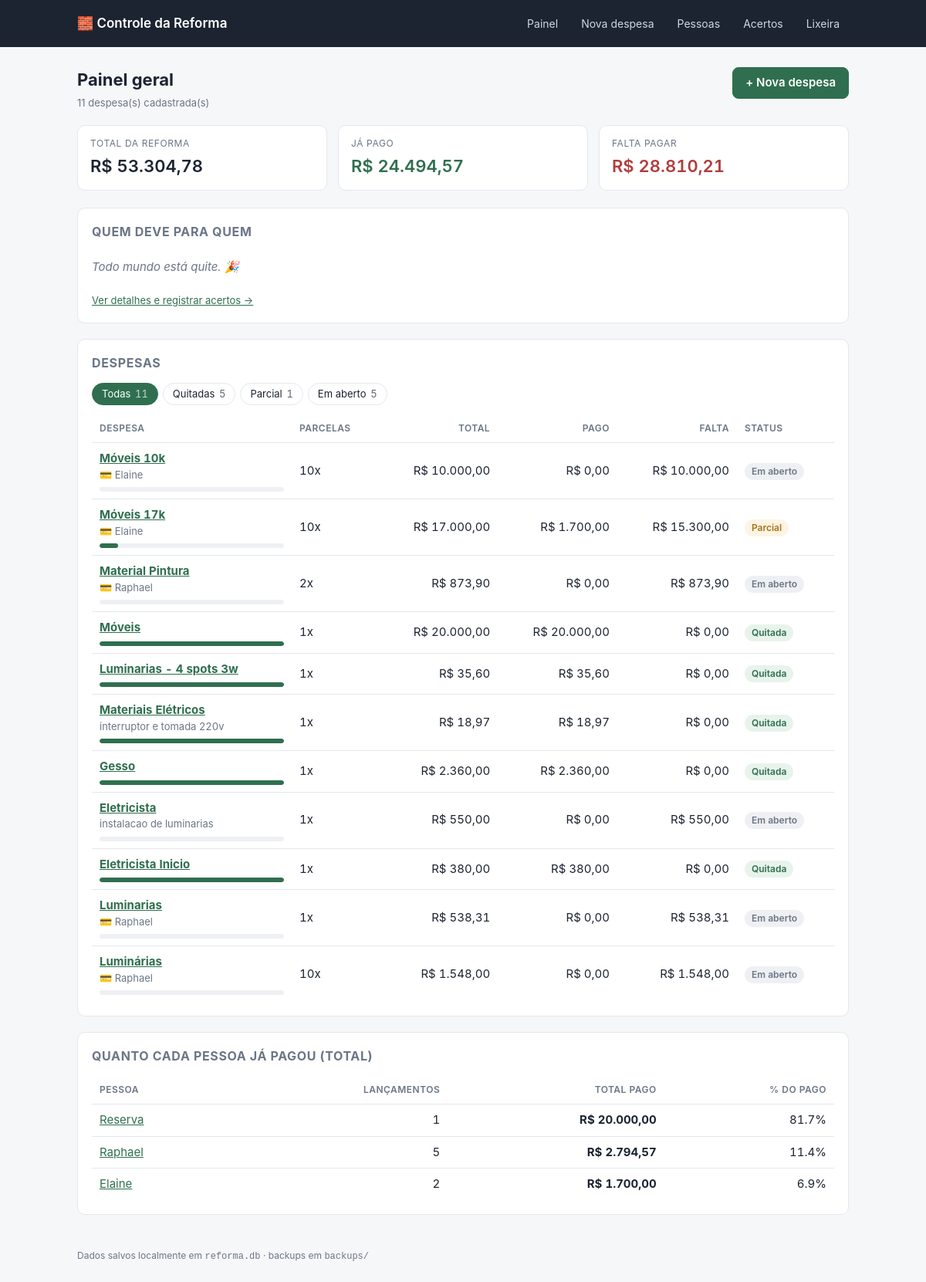
Before: / with the older database file.
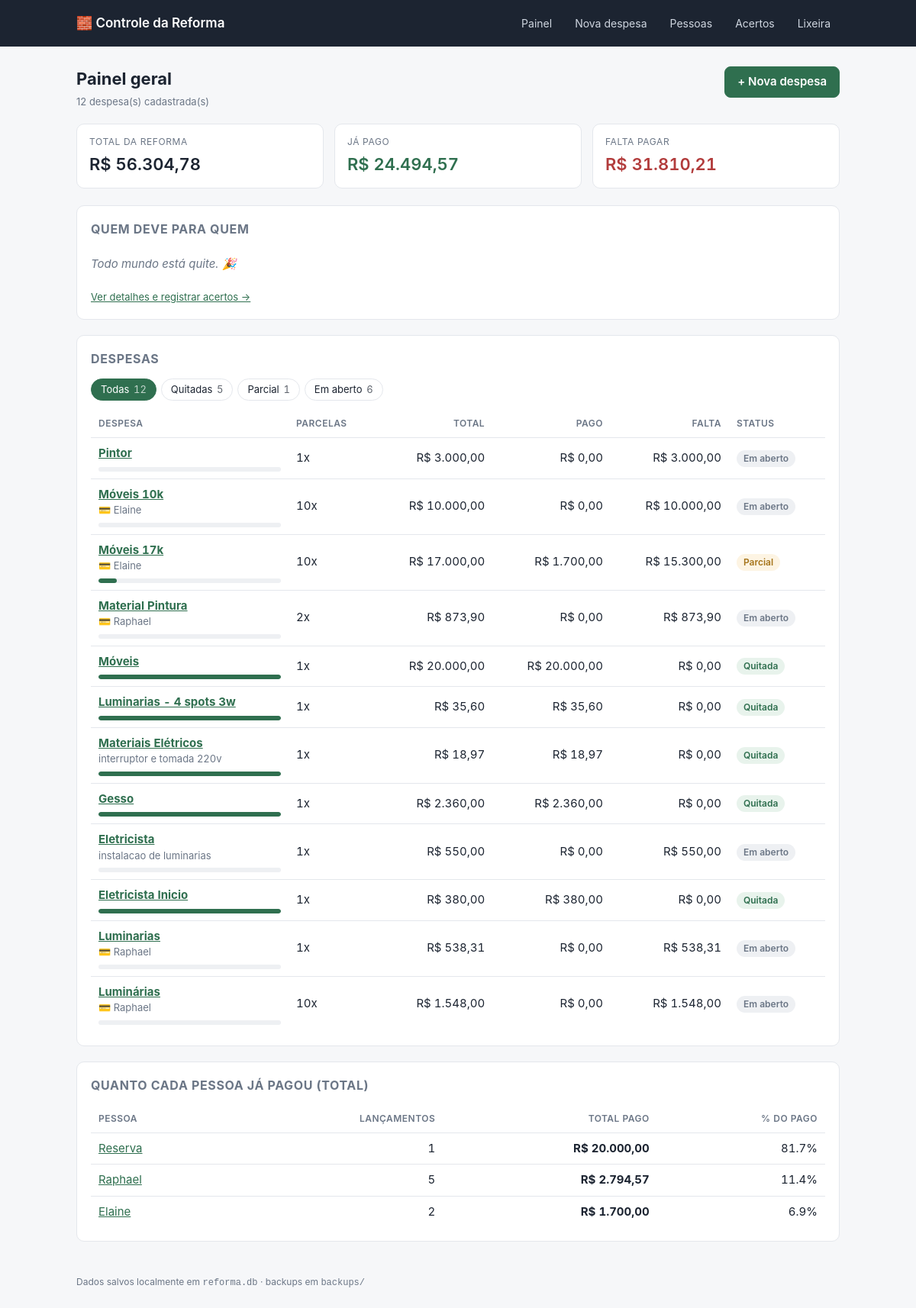
After: the same page with the newer database file.
### tables this page shows
CREATE TABLE despesa (
    id            INTEGER PRIMARY KEY AUTOINCREMENT,
    nome          TEXT NOT NULL,
    categoria     TEXT,
    observacao    TEXT,
    valor_total   INTEGER NOT NULL,          -- centavos
    qtd_parcelas  INTEGER NOT NULL,
    criado_em     TEXT NOT NULL DEFAULT (datetime('now','localtime'))
, excluido_em TEXT, pagador_id INTEGER REFERENCES pessoa(id));

CREATE TABLE pessoa (
    id      INTEGER PRIMARY KEY AUTOINCREMENT,
    nome    TEXT NOT NULL UNIQUE,
    ativo   INTEGER NOT NULL DEFAULT 1
);

### app.py (the view)
@app.route("/")
def index():
    despesas = db.listar_despesas()
    contagem = {chave: 0 for chave in STATUS_DESPESA}
    for d in despesas:
        contagem[status_despesa(d)] += 1
    contagem["todas"] = len(despesas)
    filtro = request.args.get("status")
    if filtro not in STATUS_DESPESA:
        filtro = None
    if filtro:
        despesas = [d for d in despesas if status_despesa(d) == filtro]
    return render_template(
        "index.html",
        totais=db.totais_gerais(),
        despesas=despesas,
        filtro=filtro,
        contagem=contagem,
        por_pessoa=db.resumo_pessoas_geral(),
        saldos=db.saldos_entre_pessoas(),
    )

### app.py (called while the page is built)
def brl(centavos):
    if centavos is None:
        centavos = 0
    sinal = "-" if centavos < 0 else ""
    centavos = abs(int(centavos))
    inteiro, cents = divmod(centavos, 100)
    return f"{sinal}R$ {inteiro:,.0f}".replace(",", ".") + f",{cents:02d}"

def status_despesa(despesa):
    if despesa["valor_total"] - despesa["pago"] <= 0:
        return "quitada"
    return "parcial" if despesa["pago"] > 0 else "aberta"

@app.after_request
def backup_apos_alteracao(response):
    if request.method == "POST":
        try:
            backup.fazer_backup()
        except Exception as e:  # backup nunca pode derrubar o app
            print(f"[backup] falhou: {e}")
    return response

@app.context_processor
def inject_globals():
    return {"pessoas_ativas": db.listar_pessoas(somente_ativas=True)}

### db.py (called while the page is built)
def connect():
    conn = sqlite3.connect(DB_PATH)
    conn.row_factory = sqlite3.Row
    conn.execute("PRAGMA foreign_keys = ON")
    return conn

@contextmanager
def get_db():
    conn = connect()
    try:
        yield conn
        conn.commit()
    except Exception:
        conn.rollback()
        raise
    finally:
        conn.close()

def listar_pessoas(somente_ativas=False):
    with get_db() as conn:
        sql = "SELECT * FROM pessoa"
        if somente_ativas:
            sql += " WHERE ativo = 1"
        sql += " ORDER BY nome COLLATE NOCASE"
        return conn.execute(sql).fetchall()

def listar_despesas(na_lixeira=False):
    filtro = "d.excluido_em IS NOT NULL" if na_lixeira else "d.excluido_em IS NULL"
    ordem = "d.excluido_em DESC" if na_lixeira else "d.criado_em DESC"
    with get_db() as conn:
        return conn.execute(
            f"""
            SELECT d.*,
                   COALESCE((
                       SELECT SUM(pg.valor)
                         FROM pagamento pg
                         JOIN parcela pc ON pc.id = pg.parcela_id
                        WHERE pc.despesa_id = d.id
                   ), 0) AS pago,
                   ps.nome AS pagador
              FROM despesa d
              LEFT JOIN pessoa ps ON ps.id = d.pagador_id
             WHERE {filtro}
             ORDER BY {ordem}, d.id DESC
            """
        ).fetchall()

### templates/index.html
{% extends "base.html" %}
{% block conteudo %}
<div class="cabecalho-pagina">
  <div>
    <h1>Painel geral</h1>
    <p class="suave pequeno" style="margin:0">{{ totais.qtd_despesas }} despesa(s) cadastrada(s)</p>
  </div>
  <a href="{{ url_for('nova_despesa') }}"><button>+ Nova despesa</button></a>
</div>
<div class="grid-cards">
  <div class="stat">
    <div class="rotulo">Total da reforma</div>
    <div class="valor">{{ totais.total|brl }}</div>
  </div>
  <div class="stat verde">
    <div class="rotulo">Já pago</div>
    <div class="valor">{{ totais.pago|brl }}</div>
  </div>
  <div class="stat vermelho">
    <div class="rotulo">Falta pagar</div>
    <div class="valor">{{ totais.saldo|brl }}</div>
  </div>
</div>
{% set pendentes = saldos | selectattr('valor') | list %}
{% if saldos %}
<div class="card">
  <h2>Quem deve para quem</h2>
  {% if pendentes %}
  <table>
    <tbody>
      {% for s in pendentes %}
      <tr>
        <td><strong>{{ s.devedor }}</strong> deve para <strong>{{ s.credor }}</strong></td>
        <td class="num"><strong>{{ s.valor|brl }}</strong></td>
      </tr>
      {% endfor %}
    </tbody>
  </table>
  {% else %}
    <p class="vazio">Todo mundo está quite. 🎉</p>
  {% endif %}
  <p class="pequeno" style="margin:10px 0 0"><a href="{{ url_for('acertos') }}">Ver detalhes e registrar acertos →</a></p>
</div>
{% endif %}
<div class="card" id="despesas">
  <h2>Despesas</h2>
  {% if contagem.todas %}
  <nav class="filtros">
    <a href="{{ url_for('index') }}#despesas" class="{{ 'ativo' if not filtro }}">Todas <span class="qtd">{{ contagem.todas }}</span></a>
    {% for chave, info in STATUS_DESPESA.items() %}
    <a href="{{ url_for('index', status=chave) }}#despesas" class="{{ 'ativo' if filtro == chave }}">{{ info[0] }} <span class="qtd">{{ contagem[chave] }}</span></a>
    {% endfor %}
  </nav>
  {% endif %}
  {% if despesas %}
  <div class="tabela-scroll">
  <table>
    <thead>
      <tr>
        <th>Despesa</th>
        <th>Parcelas</th>
        <th class="num">Total</th>
        <th class="num">Pago</th>
        <th class="num">Falta</th>
        <th>Status</th>
      </tr>
    </thead>
    <tbody>
      {% for d in despesas %}
      {% set saldo = d.valor_total - d.pago %}
      <tr>
        <td>
          <a href="{{ url_for('detalhe_despesa', despesa_id=d.id) }}"><strong>{{ d.nome }}</strong></a>
          {% if d.categoria or d.pagador %}<div class="pequeno suave">{{ d.categoria or '' }}{% if d.categoria and d.pagador %} · {% endif %}{% if d.pagador %}💳 {{ d.pagador }}{% endif %}</div>{% endif %}
          <div class="barra"><i style="width: {{ (100 if d.valor_total == 0 else (d.pago * 100 / d.valor_total))|round(1) }}%"></i></div>
        </td>
        <td>{{ d.qtd_parcelas }}x</td>
        <td class="num">{{ d.valor_total|brl }}</td>
        <td class="num">{{ d.pago|brl }}</td>
        <td class="num">{{ saldo|brl }}</td>
        {% set info = STATUS_DESPESA[d|status_despesa] %}
        <td><span class="tag {{ info[2] }}">{{ info[1] }}</span></td>
      </tr>
      {% endfor %}
    </tbody>
  </table>
  </div>
  {% elif filtro %}
    <p class="vazio">Nenhuma despesa com esse status. <a href="{{ url_for('index') }}#despesas">Ver todas</a>.</p>
  {% else %}
    <p class="vazio">Nenhuma despesa ainda. Comece por <a href="{{ url_for('nova_despesa') }}">criar a primeira</a>.</p>
  {% endif %}
</div>
<div class="card">
  <h2>Quanto cada pessoa já pagou (total)</h2>
  {% if por_pessoa %}
  <table>
    <thead><tr><th>Pessoa</th><th class="num">Lançamentos</th><th class="num">Total pago</th><th class="num">% do pago</th></tr></thead>
    <tbody>
      {% for p in por_pessoa %}
      <tr>
        <td><a href="{{ url_for('detalhe_pessoa', pessoa_id=p.id) }}">{{ p.nome }}</a></td>
        <td class="num">{{ p.qtd }}</td>
        <td class="num"><strong>{{ p.total|brl }}</strong></td>
        <td class="num">{{ (0 if totais.pago == 0 else p.total * 100 / totais.pago)|round(1) }}%</td>
      </tr>
      {% endfor %}
    </tbody>
  </table>
  {% else %}
    <p class="vazio">Nenhuma pessoa cadastrada ainda. <a href="{{ url_for('pessoas') }}">Cadastrar pessoas</a>.</p>
  {% endif %}
</div>
{% endblock %}

### templates/base.html (shortened to what this page needs)
<!doctype html>
<html lang="pt-BR">
<head>
  <link rel="stylesheet" href="{{ url_for('static', filename='style.css') }}">
</head>
<body>
<header class="topo">
  <div class="wrap topo-inner">
    <a class="marca" href="{{ url_for('index') }}">🧱 Controle da Reforma</a>
    <nav>
      <a href="{{ url_for('index') }}">Painel</a>
      <a href="{{ url_for('nova_despesa') }}">Nova despesa</a>
      <a href="{{ url_for('pessoas') }}">Pessoas</a>
      <a href="{{ url_for('acertos') }}">Acertos</a>
      <a href="{{ url_for('lixeira') }}">Lixeira</a>
    </nav>
  </div>
</header>
<main class="wrap">
  {% block conteudo %}{% endblock %}
</main>
<footer class="wrap rodape">Dados salvos localmente em <code>reforma.db</code> · backups em <code>backups/</code></footer>
</body>
</html>

### static/style.css (style rules this page uses)
:root { --bg: #f6f7f9; --card: #ffffff; --linha: #e4e7ec; --texto: #1c2431; --suave: #6b7686; --acento: #2f6f4f; --acento-claro: #e8f3ec; --alerta: #b23c3c; --alerta-claro: #fdecec; --aviso: #a5741a; --aviso-claro: #fdf4e3; --raio: 10px; }
* { box-sizing: border-box; }
body { margin: 0; background: var(--bg); color: var(--texto); font: 15px/1.5 -apple-system, BlinkMacSystemFont, "Segoe UI", Roboto, Helvetica, Arial, sans-serif; }
.wrap { max-width: 1040px; margin: 0 auto; padding: 0 20px; }
.topo { background: #1c2431; color: #fff; margin-bottom: 26px; }
.topo-inner { display: flex; align-items: center; justify-content: space-between; gap: 16px; padding-block: 14px; flex-wrap: wrap; }
.marca { color: #fff; font-weight: 600; font-size: 17px; text-decoration: none; }
.topo nav { display: flex; gap: 6px; flex-wrap: wrap; }
.topo nav a { color: #cfd6e0; text-decoration: none; padding: 6px 12px; border-radius: 7px; font-size: 14px; }
h1 { font-size: 22px; margin: 0 0 4px; }
h2 { font-size: 16px; margin: 0 0 14px; text-transform: uppercase; letter-spacing: .04em; color: var(--suave); }
a { color: var(--acento); }
.card { background: var(--card); border: 1px solid var(--linha); border-radius: var(--raio); padding: 18px; margin-bottom: 20px; }
.grid-cards { display: grid; grid-template-columns: repeat(auto-fit, minmax(180px, 1fr)); gap: 14px; margin-bottom: 22px; }
.stat { background: var(--card); border: 1px solid var(--linha); border-radius: var(--raio); padding: 14px 16px; }
.stat .rotulo { font-size: 12px; text-transform: uppercase; letter-spacing: .05em; color: var(--suave); }
.stat .valor { font-size: 22px; font-weight: 600; margin-top: 4px; font-variant-numeric: tabular-nums; }
.stat.verde .valor { color: var(--acento); }
.stat.vermelho .valor { color: var(--alerta); }
table { width: 100%; border-collapse: collapse; font-variant-numeric: tabular-nums; }
th, td { padding: 9px 10px; text-align: left; border-bottom: 1px solid var(--linha); vertical-align: middle; }
th { font-size: 12px; text-transform: uppercase; letter-spacing: .04em; color: var(--suave); font-weight: 600; }
td.num, th.num { text-align: right; }
tr:last-child td { border-bottom: none; }
.tabela-scroll { overflow-x: auto; }
.tag { display: inline-block; padding: 2px 9px; border-radius: 999px; font-size: 12px; font-weight: 600; }
.tag.ok { background: var(--acento-claro); color: var(--acento); }
.tag.parcial { background: var(--aviso-claro); color: var(--aviso); }
.tag.aberta { background: #eef0f3; color: var(--suave); }
.barra { height: 6px; background: #eef0f3; border-radius: 999px; overflow: hidden; margin-top: 6px; }
.barra > i { display: block; height: 100%; background: var(--acento); border-radius: 999px; }
button { font: inherit; font-weight: 600; padding: 8px 16px; border-radius: 8px; border: 1px solid var(--acento); background: var(--acento); color: #fff; cursor: pointer; }
.vazio { color: var(--suave); font-style: italic; padding: 8px 0; }
.suave { color: var(--suave); }
.pequeno { font-size: 13px; }
.rodape { color: var(--suave); font-size: 12px; padding-block: 24px; }
.cabecalho-pagina { display: flex; justify-content: space-between; align-items: flex-start; gap: 16px; flex-wrap: wrap; margin-bottom: 18px; }
.filtros { display: flex; gap: 6px; flex-wrap: wrap; margin-bottom: 12px; }
.filtros a { text-decoration: none; font-size: 13px; padding: 4px 12px; border-radius: 999px; border: 1px solid var(--linha); color: var(--texto); background: #fff; }
.filtros a.ativo { background: var(--acento); border-color: var(--acento); color: #fff; }
.filtros .qtd { opacity: .7; margin-left: 2px; font-variant-numeric: tabular-nums; }

Changed rows visible on the page:
added despesa: nome "Pintor", qtd_parcelas "1", valor_total|brl "R$ 3.000,00", pago|brl "R$ 0,00", saldo "R$ 3.000,00", info "Em aberto"
Other visible differences:
{{ totais.qtd_despesas }}: "11" → "12"
{{ totais.total|brl }}: "R$ 53.304,78" → "R$ 56.304,78"
{{ totais.saldo|brl }}: "R$ 28.810,21" → "R$ 31.810,21"
{{ contagem.todas }}: "11" → "12"
new list line: "Em aberto 6"
list line gone: "Em aberto 5"
